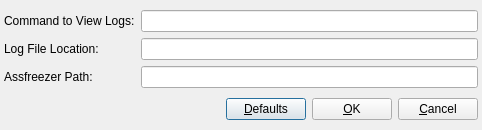
<ui version="4.0" >
 <author></author>
 <comment></comment>
 <exportmacro></exportmacro>
 <class>SettingsDialogBase</class>
 <widget class="QDialog" name="SettingsDialogBase" >
  <property name="geometry" >
   <rect>
    <x>0</x>
    <y>0</y>
    <width>482</width>
    <height>130</height>
   </rect>
  </property>
  <property name="sizePolicy" >
   <sizepolicy>
    <hsizetype>5</hsizetype>
    <vsizetype>0</vsizetype>
    <horstretch>0</horstretch>
    <verstretch>0</verstretch>
   </sizepolicy>
  </property>
  <property name="maximumSize" >
   <size>
    <width>32767</width>
    <height>355</height>
   </size>
  </property>
  <property name="windowTitle" >
   <string>Assburner Client Settings</string>
  </property>
  <property name="windowIcon" >
   <iconset/>
  </property>
  <property name="sizeGripEnabled" >
   <bool>false</bool>
  </property>
  <layout class="QVBoxLayout" >
   <property name="margin" >
    <number>4</number>
   </property>
   <property name="spacing" >
    <number>4</number>
   </property>
   <item>
    <layout class="QGridLayout" >
     <property name="margin" >
      <number>0</number>
     </property>
     <property name="spacing" >
      <number>6</number>
     </property>
     <item row="0" column="0" >
      <widget class="QLabel" name="textLabel2_2" >
       <property name="text" >
        <string>Command to View Logs:</string>
       </property>
      </widget>
     </item>
     <item row="2" column="0" >
      <widget class="QLabel" name="textLabel1_4" >
       <property name="text" >
        <string>Assfreezer Path:</string>
       </property>
      </widget>
     </item>
     <item row="1" column="0" >
      <widget class="QLabel" name="textLabel1_3" >
       <property name="text" >
        <string>Log File Location:</string>
       </property>
      </widget>
     </item>
     <item row="0" column="1" >
      <widget class="QLineEdit" name="mLogCommand" />
     </item>
     <item row="1" column="1" >
      <widget class="QLineEdit" name="mClientLogFile" />
     </item>
     <item row="2" column="1" >
      <widget class="QLineEdit" name="mAFPath" />
     </item>
    </layout>
   </item>
   <item>
    <layout class="QHBoxLayout" >
     <property name="margin" >
      <number>0</number>
     </property>
     <property name="spacing" >
      <number>6</number>
     </property>
     <item>
      <spacer>
       <property name="orientation" >
        <enum>Qt::Horizontal</enum>
       </property>
       <property name="sizeType" >
        <enum>QSizePolicy::Expanding</enum>
       </property>
       <property name="sizeHint" >
        <size>
         <width>190</width>
         <height>20</height>
        </size>
       </property>
      </spacer>
     </item>
     <item>
      <widget class="QPushButton" name="DefaultsButton" >
       <property name="text" >
        <string>&amp;Defaults</string>
       </property>
      </widget>
     </item>
     <item>
      <widget class="QPushButton" name="OKButton" >
       <property name="text" >
        <string>&amp;OK</string>
       </property>
      </widget>
     </item>
     <item>
      <widget class="QPushButton" name="CancelButton" >
       <property name="text" >
        <string>&amp;Cancel</string>
       </property>
       <property name="shortcut" >
        <string>Alt+C</string>
       </property>
      </widget>
     </item>
    </layout>
   </item>
  </layout>
 </widget>
 <layoutdefault spacing="6" margin="11" />
 <pixmapfunction></pixmapfunction>
 <resources/>
 <connections>
  <connection>
   <sender>OKButton</sender>
   <signal>clicked()</signal>
   <receiver>SettingsDialogBase</receiver>
   <slot>accept()</slot>
   <hints>
    <hint type="sourcelabel" >
     <x>344</x>
     <y>112</y>
    </hint>
    <hint type="destinationlabel" >
     <x>347</x>
     <y>131</y>
    </hint>
   </hints>
  </connection>
  <connection>
   <sender>CancelButton</sender>
   <signal>clicked()</signal>
   <receiver>SettingsDialogBase</receiver>
   <slot>reject()</slot>
   <hints>
    <hint type="sourcelabel" >
     <x>433</x>
     <y>108</y>
    </hint>
    <hint type="destinationlabel" >
     <x>440</x>
     <y>126</y>
    </hint>
   </hints>
  </connection>
 </connections>
</ui>
